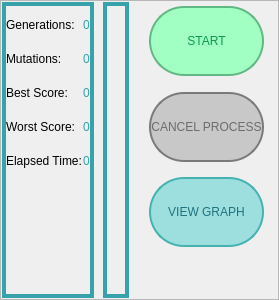
           <widget class="QFrame" name="inferior_info_frame">
            <property name="minimumSize">
             <size>
              <width>0</width>
              <height>50</height>
             </size>
            </property>
            <property name="maximumSize">
             <size>
              <width>16777215</width>
              <height>300</height>
             </size>
            </property>
            <property name="styleSheet">
             <string notr="true">image:none;</string>
            </property>
            <property name="frameShape">
             <enum>QFrame::StyledPanel</enum>
            </property>
            <property name="frameShadow">
             <enum>QFrame::Raised</enum>
            </property>
            <layout class="QHBoxLayout" name="horizontalLayout_5">
             <property name="spacing">
              <number>5</number>
             </property>
             <property name="leftMargin">
              <number>0</number>
             </property>
             <property name="topMargin">
              <number>0</number>
             </property>
             <property name="rightMargin">
              <number>0</number>
             </property>
             <property name="bottomMargin">
              <number>0</number>
             </property>
             <item>
              <widget class="QFrame" name="left_inferior_frame_lif">
               <property name="minimumSize">
                <size>
                 <width>50</width>
                 <height>50</height>
                </size>
               </property>
               <property name="maximumSize">
                <size>
                 <width>16777215</width>
                 <height>16777215</height>
                </size>
               </property>
               <property name="styleSheet">
                <string notr="true">background-color: rgba(255, 255,255,0);
</string>
               </property>
               <property name="frameShape">
                <enum>QFrame::StyledPanel</enum>
               </property>
               <property name="frameShadow">
                <enum>QFrame::Raised</enum>
               </property>
               <layout class="QHBoxLayout" name="horizontalLayout_8">
                <property name="spacing">
                 <number>9</number>
                </property>
                <property name="leftMargin">
                 <number>0</number>
                </property>
                <property name="topMargin">
                 <number>0</number>
                </property>
                <property name="rightMargin">
                 <number>0</number>
                </property>
                <property name="bottomMargin">
                 <number>0</number>
                </property>
                <item>
                 <widget class="QFrame" name="lif_container_lbl_frame">
                  <property name="maximumSize">
                   <size>
                    <width>200</width>
                    <height>16777215</height>
                   </size>
                  </property>
                  <property name="styleSheet">
                   <string notr="true">background-color: rgba(255, 255, 255,0);
border:none;</string>
                  </property>
                  <property name="frameShape">
                   <enum>QFrame::StyledPanel</enum>
                  </property>
                  <property name="frameShadow">
                   <enum>QFrame::Raised</enum>
                  </property>
                  <layout class="QHBoxLayout" name="horizontalLayout_9">
                   <property name="spacing">
                    <number>5</number>
                   </property>
                   <property name="leftMargin">
                    <number>0</number>
                   </property>
                   <property name="topMargin">
                    <number>0</number>
                   </property>
                   <property name="rightMargin">
                    <number>0</number>
                   </property>
                   <property name="bottomMargin">
                    <number>0</number>
                   </property>
                   <item>
                    <widget class="QFrame" name="lif_holder_lbl_container">
                     <property name="maximumSize">
                      <size>
                       <width>16777215</width>
                       <height>16777215</height>
                      </size>
                     </property>
                     <property name="styleSheet">
                      <string notr="true">background-color: rgba(255, 255, 255,0);
border:4px solid  rgb(55, 162, 169);</string>
                     </property>
                     <property name="frameShape">
                      <enum>QFrame::StyledPanel</enum>
                     </property>
                     <property name="frameShadow">
                      <enum>QFrame::Raised</enum>
                     </property>
                     <layout class="QGridLayout" name="gridLayout_2">
                      <property name="leftMargin">
                       <number>0</number>
                      </property>
                      <property name="topMargin">
                       <number>0</number>
                      </property>
                      <property name="rightMargin">
                       <number>0</number>
                      </property>
                      <property name="bottomMargin">
                       <number>110</number>
                      </property>
                      <property name="horizontalSpacing">
                       <number>1</number>
                      </property>
                      <property name="verticalSpacing">
                       <number>0</number>
                      </property>
                      <item row="1" column="0">
                       <widget class="QLabel" name="lbl_muts_name">
                        <property name="maximumSize">
                         <size>
                          <width>16777215</width>
                          <height>30</height>
                         </size>
                        </property>
                        <property name="styleSheet">
                         <string notr="true">color: rgb(0,0,0);
font: 12pt &quot;MS Shell Dlg 2&quot;;
border:none;
background-color: rgba(255, 255, 255, 0);</string>
                        </property>
                        <property name="text">
                         <string>Mutations:</string>
                        </property>
                        <property name="alignment">
                         <set>Qt::AlignLeading|Qt::AlignLeft|Qt::AlignVCenter</set>
                        </property>
                       </widget>
                      </item>
                      <item row="0" column="0">
                       <widget class="QLabel" name="lbl_gens_name">
                        <property name="maximumSize">
                         <size>
                          <width>16777215</width>
                          <height>30</height>
                         </size>
                        </property>
                        <property name="styleSheet">
                         <string notr="true">color: rgb(0,0,0);
font: 12pt &quot;MS Shell Dlg 2&quot;;
background-color: rgba(255, 255, 255, 0);
border:none;</string>
                        </property>
                        <property name="text">
                         <string>Generations:</string>
                        </property>
                        <property name="alignment">
                         <set>Qt::AlignLeading|Qt::AlignLeft|Qt::AlignVCenter</set>
                        </property>
                       </widget>
                      </item>
                      <item row="4" column="0">
                       <widget class="QLabel" name="lbl_elapsed_time_name">
                        <property name="maximumSize">
                         <size>
                          <width>16777215</width>
                          <height>30</height>
                         </size>
                        </property>
                        <property name="styleSheet">
                         <string notr="true">color: rgb(0,0,0);
font: 12pt &quot;MS Shell Dlg 2&quot;;
background-color: rgba(255, 255, 255, 0);
border:none;</string>
                        </property>
                        <property name="text">
                         <string>Elapsed Time:</string>
                        </property>
                        <property name="alignment">
                         <set>Qt::AlignCenter</set>
                        </property>
                       </widget>
                      </item>
                      <item row="3" column="1">
                       <widget class="QLabel" name="lbl_worst_score_value">
                        <property name="styleSheet">
                         <string notr="true">QLabel{
	color: rgb(54, 160, 167);
	font: 75 12pt &quot;MS Shell Dlg 2&quot;;
	border: none
}</string>
                        </property>
                        <property name="text">
                         <string>0</string>
                        </property>
                       </widget>
                      </item>
                      <item row="2" column="0">
                       <widget class="QLabel" name="lbl_best_score_name">
                        <property name="maximumSize">
                         <size>
                          <width>16777215</width>
                          <height>30</height>
                         </size>
                        </property>
                        <property name="styleSheet">
                         <string notr="true">color: rgb(0,0,0);
font: 12pt &quot;MS Shell Dlg 2&quot;;
background-color: rgba(255, 255, 255, 0);
border:none;</string>
                        </property>
                        <property name="text">
                         <string>Best Score:</string>
                        </property>
                        <property name="alignment">
                         <set>Qt::AlignLeading|Qt::AlignLeft|Qt::AlignVCenter</set>
                        </property>
                       </widget>
                      </item>
                      <item row="0" column="1">
                       <widget class="QLabel" name="lbl_gens_value">
                        <property name="styleSheet">
                         <string notr="true">QLabel{
	color: rgb(54, 160, 167);
	font: 75 12pt &quot;MS Shell Dlg 2&quot;;
	border: none
}</string>
                        </property>
                        <property name="text">
                         <string>0</string>
                        </property>
                       </widget>
                      </item>
                      <item row="4" column="1">
                       <widget class="QLabel" name="lbl_elapsed_time_value">
                        <property name="styleSheet">
                         <string notr="true">QLabel{
	color: rgb(54, 160, 167);
	font: 75 12pt &quot;MS Shell Dlg 2&quot;;
	border: none
}</string>
                        </property>
                        <property name="text">
                         <string>0</string>
                        </property>
                       </widget>
                      </item>
                      <item row="1" column="1">
                       <widget class="QLabel" name="lbl_muts_value">
                        <property name="styleSheet">
                         <string notr="true">QLabel{
	color: rgb(54, 160, 167);
	font: 75 12pt &quot;MS Shell Dlg 2&quot;;
	border: none
}</string>
                        </property>
                        <property name="text">
                         <string>0</string>
                        </property>
                       </widget>
                      </item>
                      <item row="3" column="0">
                       <widget class="QLabel" name="lbl_worst_score_name">
                        <property name="maximumSize">
                         <size>
                          <width>16777215</width>
                          <height>30</height>
                         </size>
                        </property>
                        <property name="styleSheet">
                         <string notr="true">color: rgb(0,0,0);
font: 12pt &quot;MS Shell Dlg 2&quot;;
background-color: rgba(255, 255, 255, 0);
border:none;</string>
                        </property>
                        <property name="text">
                         <string>Worst Score:</string>
                        </property>
                        <property name="alignment">
                         <set>Qt::AlignLeading|Qt::AlignLeft|Qt::AlignVCenter</set>
                        </property>
                       </widget>
                      </item>
                      <item row="2" column="1">
                       <widget class="QLabel" name="lbl_best_score_value">
                        <property name="styleSheet">
                         <string notr="true">QLabel{
	color: rgb(54, 160, 167);
	font: 75 12pt &quot;MS Shell Dlg 2&quot;;
	border: none
}</string>
                        </property>
                        <property name="text">
                         <string>0</string>
                        </property>
                       </widget>
                      </item>
                     </layout>
                    </widget>
                   </item>
                  </layout>
                 </widget>
                </item>
                <item>
                 <widget class="QFrame" name="lif_left_frame">
                  <property name="maximumSize">
                   <size>
                    <width>16777215</width>
                    <height>16777215</height>
                   </size>
                  </property>
                  <property name="styleSheet">
                   <string notr="true">background-color: rgba(255, 255, 255,0);
border:4px solid  rgb(55, 162, 169);</string>
                  </property>
                  <property name="frameShape">
                   <enum>QFrame::StyledPanel</enum>
                  </property>
                  <property name="frameShadow">
                   <enum>QFrame::Raised</enum>
                  </property>
                  <layout class="QHBoxLayout" name="horizontalLayout_15"/>
                 </widget>
                </item>
               </layout>
              </widget>
             </item>
             <item>
              <widget class="QFrame" name="right_inferior_frame_rif">
               <property name="minimumSize">
                <size>
                 <width>50</width>
                 <height>50</height>
                </size>
               </property>
               <property name="maximumSize">
                <size>
                 <width>300</width>
                 <height>16777215</height>
                </size>
               </property>
               <property name="styleSheet">
                <string notr="true">background-color: rgba(255, 255, 255, 0);</string>
               </property>
               <property name="frameShape">
                <enum>QFrame::StyledPanel</enum>
               </property>
               <property name="frameShadow">
                <enum>QFrame::Raised</enum>
               </property>
               <layout class="QVBoxLayout" name="verticalLayout_7">
                <property name="spacing">
                 <number>0</number>
                </property>
                <property name="leftMargin">
                 <number>12</number>
                </property>
                <property name="topMargin">
                 <number>0</number>
                </property>
                <property name="rightMargin">
                 <number>12</number>
                </property>
                <property name="bottomMargin">
                 <number>0</number>
                </property>
                <item>
                 <widget class="QFrame" name="rif_superior_frame">
                  <property name="whatsThis">
                   <string/>
                  </property>
                  <property name="styleSheet">
                   <string notr="true">background-color: rgba(255, 255, 255, 0);
</string>
                  </property>
                  <property name="frameShape">
                   <enum>QFrame::StyledPanel</enum>
                  </property>
                  <property name="frameShadow">
                   <enum>QFrame::Raised</enum>
                  </property>
                  <layout class="QVBoxLayout" name="verticalLayout_10">
                   <property name="spacing">
                    <number>25</number>
                   </property>
                   <property name="leftMargin">
                    <number>0</number>
                   </property>
                   <property name="topMargin">
                    <number>3</number>
                   </property>
                   <property name="rightMargin">
                    <number>0</number>
                   </property>
                   <property name="bottomMargin">
                    <number>60</number>
                   </property>
                   <item>
                    <widget class="QPushButton" name="btn_start_restart">
                     <property name="minimumSize">
                      <size>
                       <width>0</width>
                       <height>70</height>
                      </size>
                     </property>
                     <property name="cursor">
                      <cursorShape>PointingHandCursor</cursorShape>
                     </property>
                     <property name="styleSheet">
                      <string notr="true">QPushButton:hover{
	background-color: rgb(194, 255, 209);
}
QPushButton{
	
	background-color: rgb(161, 255, 195);
	color: rgb(10, 153, 73);
	
	font: 26pt &quot;Arial&quot;;
	border: 2px solid  rgb(97, 184, 133);
	border-radius: 35px;
}
</string>
                     </property>
                     <property name="text">
                      <string>START</string>
                     </property>
                    </widget>
                   </item>
                   <item>
                    <widget class="QPushButton" name="btn_cancel">
                     <property name="enabled">
                      <bool>false</bool>
                     </property>
                     <property name="minimumSize">
                      <size>
                       <width>0</width>
                       <height>70</height>
                      </size>
                     </property>
                     <property name="cursor">
                      <cursorShape>PointingHandCursor</cursorShape>
                     </property>
                     <property name="styleSheet">
                      <string notr="true">QPushButton:hover{
	background-color: rgb(255, 194, 176);
}
QPushButton{
	
	background-color: rgb(254, 175, 159);
	border: 2px solid rgb(208, 93, 93);
	color:;
	color: rgb(186, 54, 54);
	border-radius: 35px;
	font: 22pt &quot;Arial&quot;;
}
QPushButton:disabled{	
	background-color: rgb(200,200, 200);
	color: rgb(108, 108, 108);
	border-color: rgb(122, 122, 122);

}
</string>
                     </property>
                     <property name="text">
                      <string>CANCEL PROCESS</string>
                     </property>
                    </widget>
                   </item>
                   <item>
                    <widget class="QPushButton" name="btn_view_graph">
                     <property name="minimumSize">
                      <size>
                       <width>0</width>
                       <height>70</height>
                      </size>
                     </property>
                     <property name="cursor">
                      <cursorShape>PointingHandCursor</cursorShape>
                     </property>
                     <property name="styleSheet">
                      <string notr="true">QPushButton:hover{
	background-color: rgb(192, 219, 222);
}
QPushButton{
	
	background-color: rgb(157, 223, 222);
	color: rgb(255, 255, 255);
	border: 2px solid  rgb(67, 178, 176);
	color: rgb(31, 115, 127);
	border-radius: 35px;
	font: 26pt &quot;Arial&quot;;
}
</string>
                     </property>
                     <property name="text">
                      <string>VIEW GRAPH</string>
                     </property>
                    </widget>
                   </item>
                  </layout>
                  <zorder>btn_cancel</zorder>
                  <zorder>btn_view_graph</zorder>
                  <zorder>btn_start_restart</zorder>
                 </widget>
                </item>
               </layout>
              </widget>
             </item>
            </layout>
           </widget>
